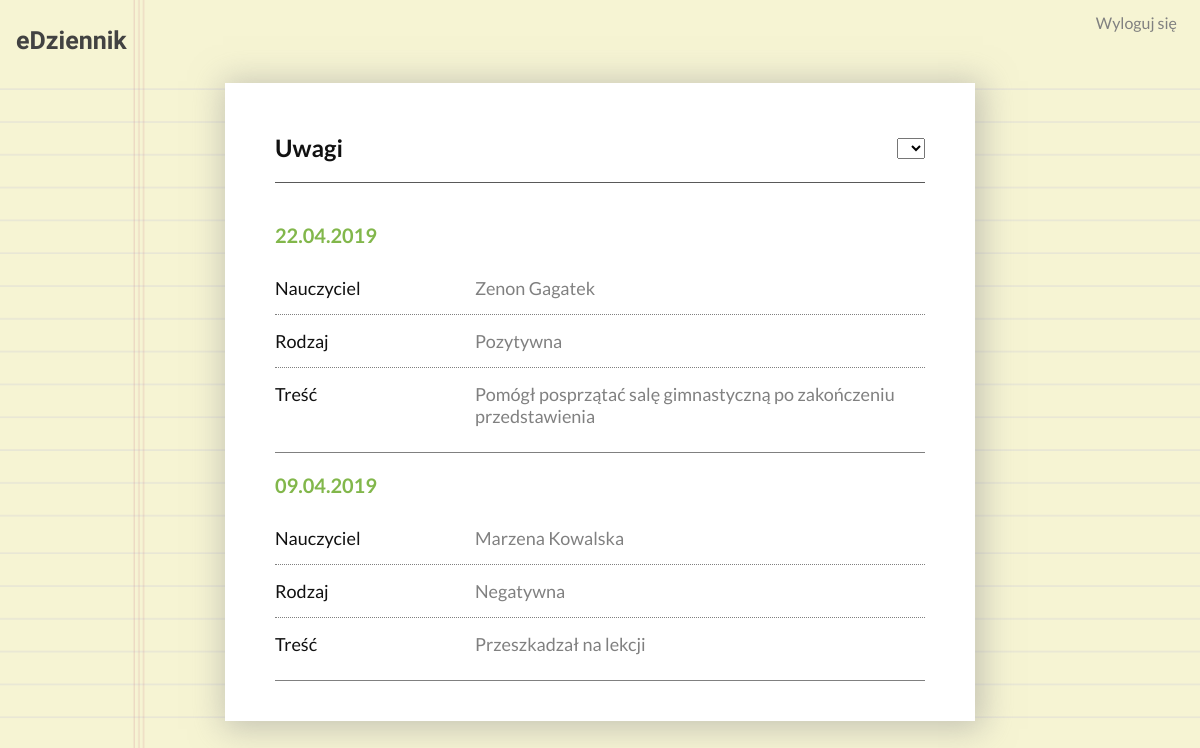
The app's page /uczen/uwagi.php (signed in) with its own data.
### tables this page shows
CREATE TABLE `uwagi` (
  `id_uwagi` int(11) NOT NULL,
  `id_ucznia` int(11) NOT NULL,
  `id_nauczyciela` int(11) NOT NULL,
  `rodzaj` set('Pozytywna','Negatywna') NOT NULL,
  `tresc` text NOT NULL,
  `data` date NOT NULL
);

CREATE TABLE `nauczyciele` (
  `id_nauczyciela` int(11) NOT NULL,
  `imie` text NOT NULL,
  `nazwisko` text NOT NULL,
  `PESEL` text NOT NULL,
  `data_ur` date NOT NULL,
  `miejsce_ur` text NOT NULL,
  `miejsce_zam` text NOT NULL,
  `telefon` int(11) NOT NULL,
  `email` text NOT NULL,
  `id_przedmiotu` int(11) NOT NULL,
  `plec` set('k','m') NOT NULL
);

### uczen/uwagi.php (the view, shortened to what this page needs)
<?php
if(!isset($_SESSION['loggedU_id']) && !isset($_SESSION['loggedR_id']))
{
	header('Location: ../index.php');
	exit();
}
else
{
	require_once '../database.php';
	if(!isset($_SESSION['loggedR_id']))
	{
		$imie = $_SESSION['imie'];
		$nazwisko = $_SESSION['nazwisko'];
		$klasa = $_SESSION['klasa'];
		$id_ucznia = $_SESSION['loggedU_id'];
		$noteQuery = $db -> prepare("SELECT n.imie, n.nazwisko, u.id_ucznia, u.rodzaj, u.tresc, u.data FROM uwagi as u, nauczyciele as n WHERE id_ucznia = '$id_ucznia' and u.id_nauczyciela = n.id_nauczyciela ORDER BY u.data DESC");
		$noteQuery -> execute();
		$notes = $noteQuery -> fetchAll();
	}
	else
	{
		for($i = 0; $i<=$_SESSION['ktory']; $i++)
		{
			if($_SESSION['ktoryNow']==$i)
			{
				$id_ucznia = $_SESSION['loggedU_id'][$i];
				$noteQuery = $db -> prepare("SELECT n.imie, n.nazwisko, u.id_ucznia, u.rodzaj, u.tresc, u.data FROM uwagi as u, nauczyciele as n WHERE id_ucznia = '$id_ucznia' and u.id_nauczyciela = n.id_nauczyciela ORDER BY u.data DESC");
				$noteQuery -> execute();
				$notes = $noteQuery -> fetchAll();
				break;
			}
		}
	}
}
?>
<!DOCTYPE html>
<html lang="pl">
<head>
    <link rel="stylesheet" href="../style.css">
</head>
<body>
	<a href="../dziennik_u.php"><h1 class="powrot" style="">eDziennik</h1></a><div id="logout"><a href="logout.php">Wyloguj się</a></div>
    <div class="container" style="width: 650px; text-align: left;">
        <header class="kafelekH">
			<h2 style="border: none; float:left;">Uwagi</h2>
			<?php
			if(!isset($_SESSION['loggedR_id']))
			{
				echo '<div id="osoba" style="float:right; font-size: 16px; padding-top:28px;">'. $_SESSION['klasa'] . ' - ' . $_SESSION['imie'] . ' ' . $_SESSION['nazwisko'].'</div>';
			}
			else
			{
				echo '<form method="post" action="" style="float:right;" onchange="this.submit()">';
					echo '<select name="uczen" id="ucz" style="font-size: 16px; margin-top: 25px;">';
					echo '</select>';
				echo '</form>';
			}
			?>
        </header>
		<main>
            <article>
			<?php
				foreach($notes as $note)
				{
					$data = date("d.m.Y", strtotime($note['data']));
					echo '<div class="uwaga">';
						echo '<h3 style="border:none; padding-bottom:15px; padding-top:20px;"><div class='.'"data" style="color: #82b74b; font-size: 20px;">'.$data.'</div></h3>';
						echo '<div class="rek1"><div class='.'"rek2"'.'style="float:left">Nauczyciel</div><div class="rek3" style="float:left">'.$note['imie']." ".$note['nazwisko'].'</div>'.'<div style="clear: both;"></div>'.'</div>';
						echo '<div class="rek1"><div class='.'"rek2"'.'style="float:left">Rodzaj</div><div class="rek3" style="float:left">'.$note['rodzaj'].'</div>'.'<div style="clear: both;"></div>'.'</div>';
						echo '<div class="rek1" style="border-bottom:1px solid grey; padding-bottom:25px;"><div class='.'"rek2"'.'style="float:left">Treść</div><div class="rek3" style="float:left">'.$note['tresc'].'</div>'.'<div style="clear: both;"></div>'.'</div>';
					echo '</div>';
				}
			?>
			</article>
        </main>
	</div>
</body>
</html>

### style.css (style rules this page uses)
body { background-image: url("img/tlo.png"); background-size:100%; font-size: 16px; font-family: 'Lato', sans-serif; color: #111; }
a:link { color: grey; text-decoration: none; }
#logout { float: right; padding-top: 5px; padding-right: 15px; }
header[class="kafelekH"] { padding-bottom: 0px; margin-bottom: 20px; border-bottom: 1px solid #595959; }
h1 { font-family: 'Amita', sans-serif; font-size: 60px; _font-weight: 10; text-align: center; letter-spacing: 0px; margin-top: 0px; margin-bottom: 5px; }
h1[class=powrot] { float: left; font-size: 25px; font-family: 'Amita', sans-serif; color: #424242; padding-left: 8px; padding-top: 18px; margin: 0px; padding-bottom: 0px; }
h3 { border-bottom: 1px dotted grey; padding-bottom: 35px; padding-top: 15px; margin: 0px; font-size: 17px; }
.rek1 { font-size: 18px; border-bottom: 1px dotted grey; padding: 15px 0px; }
.rek2 { width: 200px; }
.rek3 { color: grey; overflow: hidden; width: 450px; }
.container { background-color: white; width: 300px; padding: 30px 50px; padding-bottom: 40px; margin-left: auto; margin-right: auto; margin-top: 28px; -webkit-box-shadow: 3px 3px 30px 5px rgba(150,150,150,0.5); -moz-box-shadow: 3px 3px 30px 5px rgba(150,150,150,0.5); box-shadow: 3px 3px 30px 5px rgba(150,150,150,0.5); text-align: center; }

### records on screen
uwagi: data "22.04.2019", id_nauczyciela.imie "Zenon", id_nauczyciela.nazwisko "Gagatek", rodzaj "Pozytywna", tresc "Pomógł posprzątać salę gimnastyczną po zakończeniu przedstawienia"
uwagi: data "09.04.2019", id_nauczyciela.imie "Marzena", id_nauczyciela.nazwisko "Kowalska", rodzaj "Negatywna", tresc "Przeszkadzał na lekcji"
